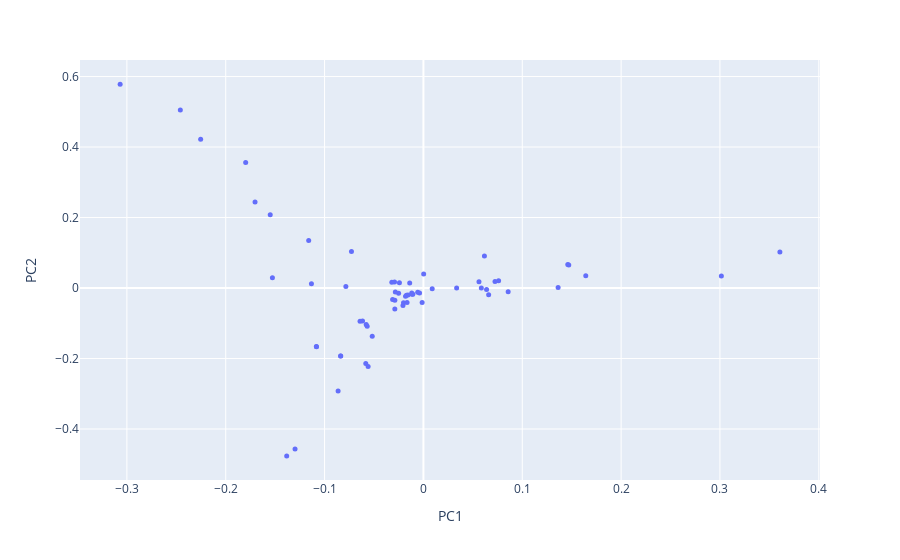

Notebook code for this chart:
### Code cell
#Remove 'TzirakisNikolaos','ErdoğanMehmetBurak'
new_l2_pca = l2_pca.drop(['TzirakisNikolaos','ErdoğanMehmetBurak'])
fig_newl2 = px.scatter(new_l2_pca, x='PC1', y='PC2', hover_name=new_l2_pca.index)
fig_newl2.update_traces(marker=dict(size=5))
fig_newl2.show()

### Figure 1 — Plotly figure (JSON) as saved in the notebook; plotly's stock layout.template omitted (floating-point values rounded to 4 significant figures)
{"data": [{"hovertemplate": "<b>%{hovertext}</b><br><br>PC1=%{x}<br>PC2=%{y}<extra></extra>", "hovertext": ["AhlgrenScottD", "AlbinPierre", "BaloghJózsef", "BaryshnikovYuliyM", "Berwick-EvansDaniel", "BocaFlorin-Petre", "BradlowStevenBenjamin", "BronskiJaredC", "DeVilleRELee", "DeyParthaSarathi", "DiFrancescoPhilippe", "DoddChristopher", "DunfieldNathanM", "FengRunhuan", "FernandesRuiLoja", "FordKevinB", "GuzmanRosemaryK", "HaboushWilliamJ", "HellerJeremiahBen", "HinkkanenAimo", "HiraniAnilN", "HungPei-Ken", "HurVeraMikyoung", "IvanovSergeiVladimirovich", "JandaFelix", "JingXiaochen", "JungeMarius", "KatzSheldonH", "KedemRinat", "KermanEly", "KirkpatrickKayLene", "KirrEduard", "KostochkaAlexandrV", "KutzarovaDenkaN", "LaNaveGabriele", "LaugesenRichardSnyder", "LeditzkyFelix", "LermanEugeneM", "LiXiaochun", "LiuYuan", "McCarthyRandy", "MineyevIgor", "NikolaevIgorG", "OikhbergTimur", "PascaleffJamesThomas", "RaptiZoi", "RasmussenJacob", "RasmussenSarahDean", "RezkCharlesW", "ReznickBruce", "SongRenming", "SowersRichardB", "StojanoskaVesna", "ThornerJesse", "TolmanSusan", "TumanovAlexander", "TysonJeremyT", "WeiWei", "WuXuan", "YongAlexanderTF", "YoungAmanda", "ZaharescuAlexandru", "ZharnitskyVadim"], "legendgroup": "", "marker": {"color": "#636efa", "size": 5, "symbol": "circle"}, "mode": "markers", "name": "", "orientation": "v", "showlegend": false, "type": "scatter", "x": [-0.1161, -0.02068, -0.08372, 0.147, -0.03116, -0.2254, -0.02892, 0.1363, 0.06389, 0.07607, -0.05595, -0.01075, -0.1299, -0.1082, -0.02012, -0.2459, -0.0289, -0.01389, -0.0292, -0.0251, 0.066, -0.003923, 0.08574, -0.06159, -0.01566, -0.1083, -0.07278, -0.05177, -0.05831, -0.00579, 0.3014, 0.1643, -0.08372, -0.1703, -0.01183, 0.03362, -0.02427, -0.05688, 0.06171, -0.01656, -0.07845, -0.06412, -0.02842, -0.155, -0.01716, 0.07242, -0.1383, -0.08629, -0.1528, 0.0002565, 0.05859, 0.008893, -0.1133, -0.1798, -0.0579, 0.146, -0.03197, -0.01808, 0.05622, -0.001307, -0.01151, -0.3068, 0.3606], "xaxis": "x", "y": [0.1346, -0.04955, -0.1926, 0.06534, -0.03227, 0.4223, -0.05976, 0.00147, -0.004076, 0.02087, -0.2227, -0.01793, -0.4569, -0.1668, -0.04159, 0.5052, -0.035, 0.01424, 0.01703, -0.01514, -0.01943, -0.01443, -0.01077, -0.09332, -0.01983, -0.1657, 0.1038, -0.137, -0.2141, -0.01223, 0.03378, 0.03513, -0.1926, 0.2443, -0.01387, 0.0001605, 0.01471, -0.1086, 0.09091, -0.04127, 0.00419, -0.09401, -0.01155, 0.2076, -0.02026, 0.01879, -0.4763, -0.2921, 0.02927, 0.03944, 5.815e-05, -0.001815, 0.01209, 0.3561, -0.1038, 0.06639, 0.01639, -0.02369, 0.01765, -0.04113, -0.01766, 0.5785, 0.1025], "yaxis": "y"}], "layout": {"legend": {"tracegroupgap": 0}, "margin": {"t": 60}, "xaxis": {"anchor": "y", "domain": [0, 1], "title": {"text": "PC1"}}, "yaxis": {"anchor": "x", "domain": [0, 1], "title": {"text": "PC2"}}}}
